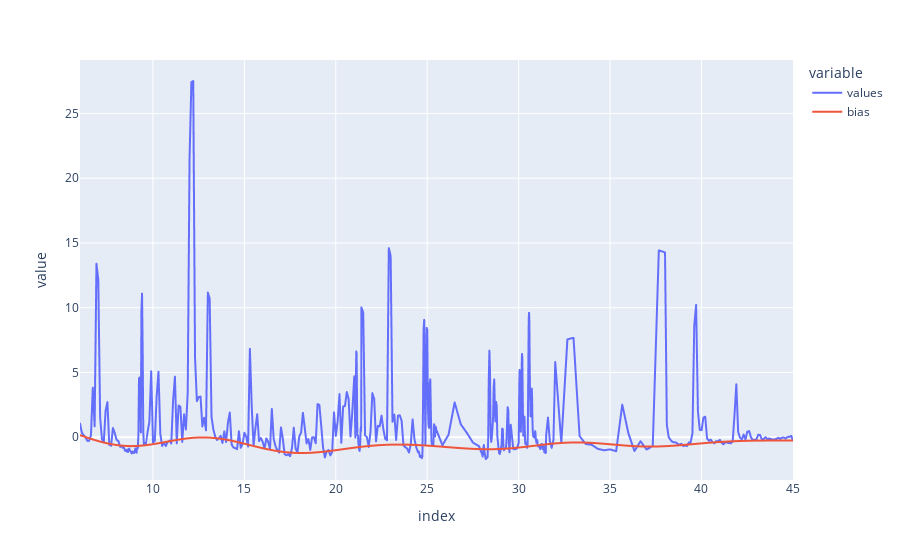

Here is the notebook cell this chart was saved with:
### Markdown cell above
Il faut donc calculer en prenant en compte cette periode, pour chaque intervalle. <br>
C'est le but de la fonction `computeBiasByPart` et `computeBiasByPart`. C'est la seconde qui fonctionne le mieux d'après des tests. La première peut indroduire des problèmes de continuité.

### Code cell
bias2 = tools.computeBiasWithResample(newdf).iloc[tools.PADDING:-tools.PADDING]
newdf['bias'] = tools.resizeBias(newdf, bias2)
newdf.plot()

### Figure 1 — Plotly figure (JSON) as saved in the notebook; plotly's stock layout.template omitted (floating-point values rounded to 4 significant figures; data arrays with more than 128 entries replaced by an {"elided": "..."} marker saying what was removed)
{"data": [{"hovertemplate": "variable=values<br>index=%{x}<br>value=%{y}<extra></extra>", "legendgroup": "values", "line": {"color": "#636efa", "dash": "solid"}, "mode": "lines", "name": "values", "showlegend": true, "type": "scattergl", "x": {"elided": "505 float values"}, "xaxis": "x", "y": {"elided": "505 float values"}, "yaxis": "y"}, {"hovertemplate": "variable=bias<br>index=%{x}<br>value=%{y}<extra></extra>", "legendgroup": "bias", "line": {"color": "#EF553B", "dash": "solid"}, "mode": "lines", "name": "bias", "showlegend": true, "type": "scattergl", "x": {"elided": "505 float values"}, "xaxis": "x", "y": {"elided": "505 float values"}, "yaxis": "y"}], "layout": {"legend": {"title": {"text": "variable"}, "tracegroupgap": 0}, "margin": {"t": 60}, "xaxis": {"anchor": "y", "domain": [0, 1], "title": {"text": "index"}}, "yaxis": {"anchor": "x", "domain": [0, 1], "title": {"text": "value"}}}}
